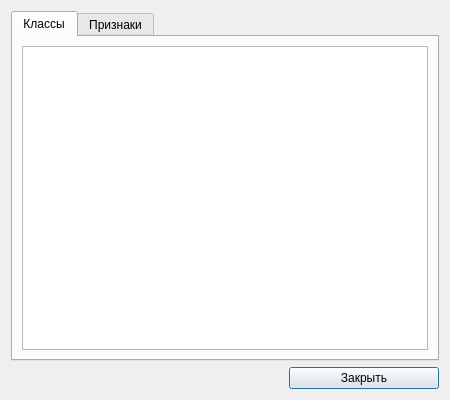
<?xml version="1.0" encoding="UTF-8"?>
<ui version="4.0">
 <class>Edittor_item5</class>
 <widget class="QDialog" name="Edittor_item5">
  <property name="geometry">
   <rect>
    <x>0</x>
    <y>0</y>
    <width>450</width>
    <height>400</height>
   </rect>
  </property>
  <property name="windowTitle">
   <string>Проверка полноты</string>
  </property>
  <layout class="QVBoxLayout" name="verticalLayout">
   <item>
    <widget class="QTabWidget" name="tabWidget">
     <property name="currentIndex">
      <number>0</number>
     </property>
     <widget class="QWidget" name="tab">
      <attribute name="title">
       <string>Классы</string>
      </attribute>
      <layout class="QHBoxLayout" name="horizontalLayout">
       <item>
        <widget class="QTableView" name="tableView"/>
       </item>
      </layout>
     </widget>
     <widget class="QWidget" name="tab_2">
      <attribute name="title">
       <string>Признаки</string>
      </attribute>
      <layout class="QHBoxLayout" name="horizontalLayout_2">
       <item>
        <widget class="QTableView" name="tableView_2"/>
       </item>
      </layout>
     </widget>
    </widget>
   </item>
   <item>
    <widget class="QPushButton" name="pushButton">
     <property name="maximumSize">
      <size>
       <width>150</width>
       <height>16777215</height>
      </size>
     </property>
     <property name="layoutDirection">
      <enum>Qt::RightToLeft</enum>
     </property>
     <property name="text">
      <string>Закрыть</string>
     </property>
    </widget>
   </item>
  </layout>
 </widget>
 <resources/>
 <connections/>
</ui>
